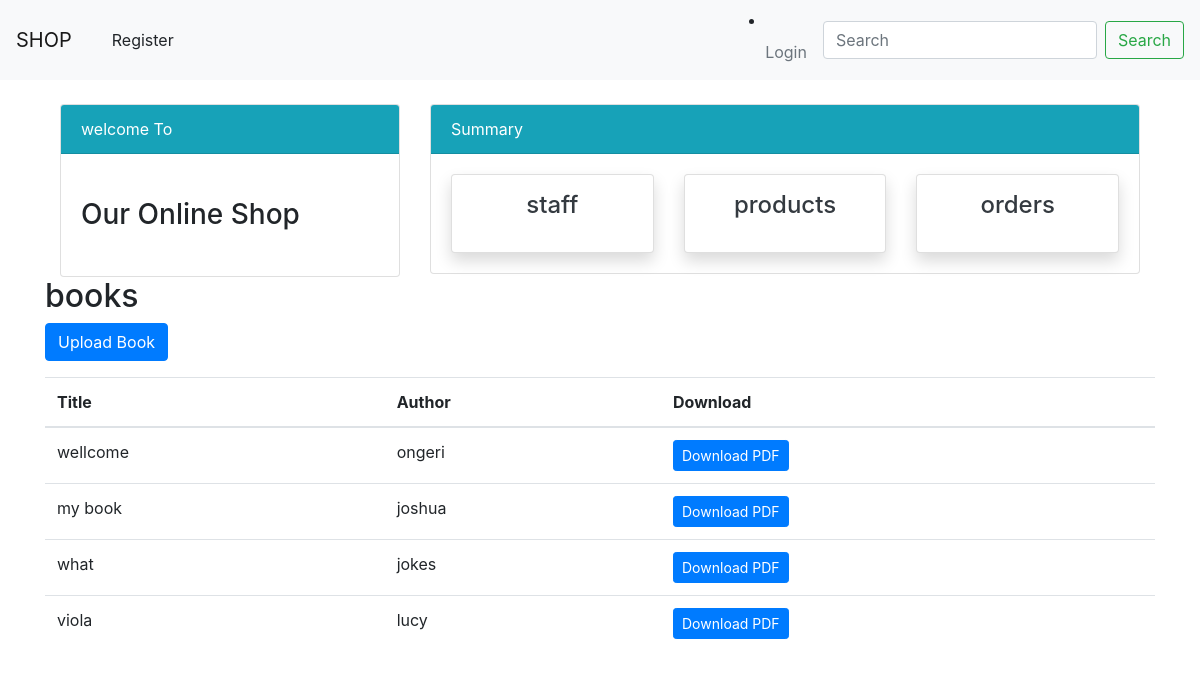
The page /book/ on the database as committed earlier.
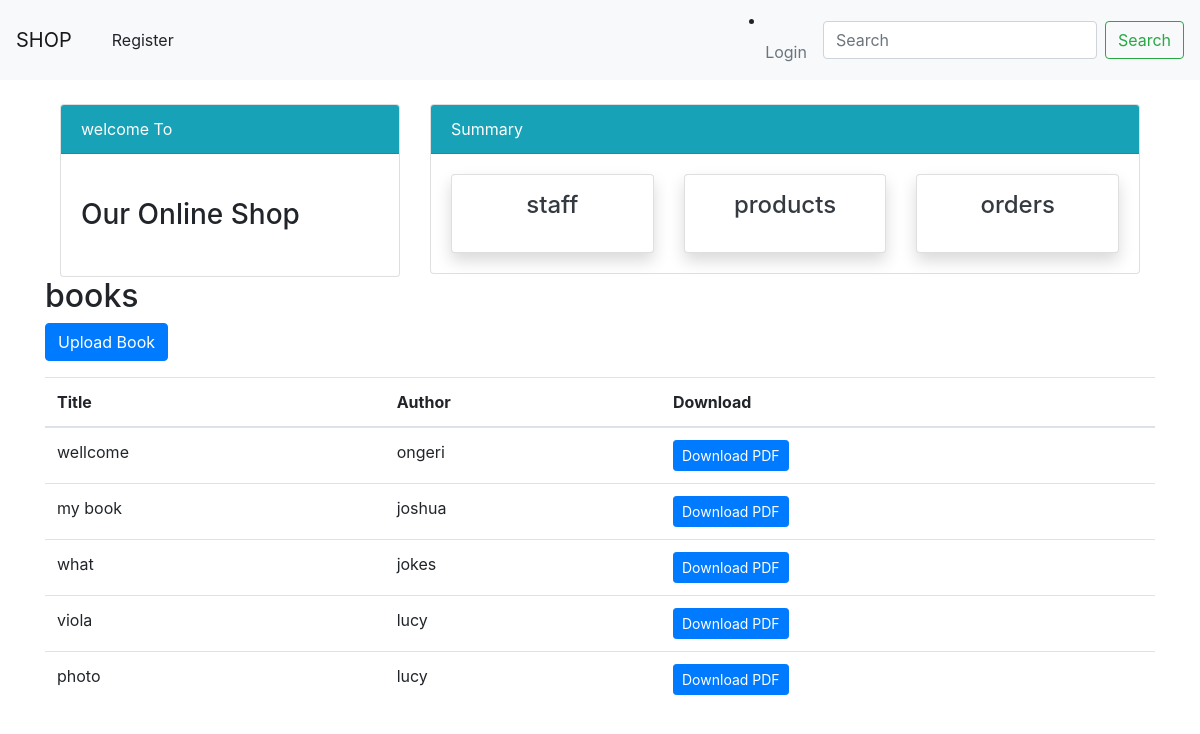
The same page on the database as committed later.
### dashboard/models.py (models this page shows, shortened)
class Book(models.Model):
    title = models.CharField(max_length=100)
    author = models.CharField(max_length=100)
    pdf = models.FileField(upload_to='books/pdfs')
    cover = models.ImageField(upload_to='books/covers/', blank=True, null=True)

### dashboard/views.py (the view)
# urls.py: path('book/', views.book_list, name='book-list'),
def book_list(request):
    books = Book.objects.all()
    return render(request, 'dashboard/book_list.html', {'books': books})

### dashboard/templates/dashboard/book_list.html (shortened to what this page needs)
{% extends 'dashboard/base.html' %}
{% load crispy_forms_tags %}
{% block content %}
{% include 'dashboard/basee.html' %}
<h2>books</h2>
<p>
    <a class="btn btn-primary" href="{% url 'upload-book' %}">Upload Book</a>
</p>
<table class="table">
   <thead>
   <tr>
       <th>Title</th>
       <th>Author</th>
       <th>Download</th>
   </tr>
   </thead>
    <tbody>
    {% for book in books %}
    <tr>
        <td>{{ book.title }}</td>
        <td>{{ book.author }}</td>
        <td><a class="btn btn-primary btn-sm" target="_blank" href="{{ book.pdf.url }}">Download PDF</a> </td>
    </tr>
    {% endfor %}
    </tbody>
</table>
{% endblock %}

Rows that differ between the two databases and show on the page:
added Book: title "photo", author "lucy"
